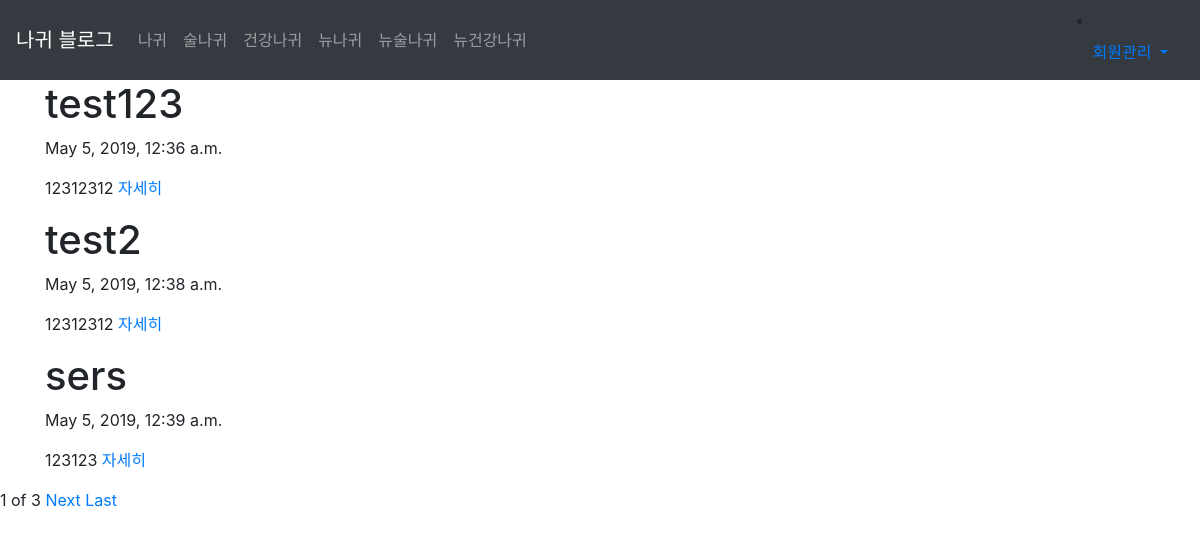
The page /health/ on the database as committed earlier.
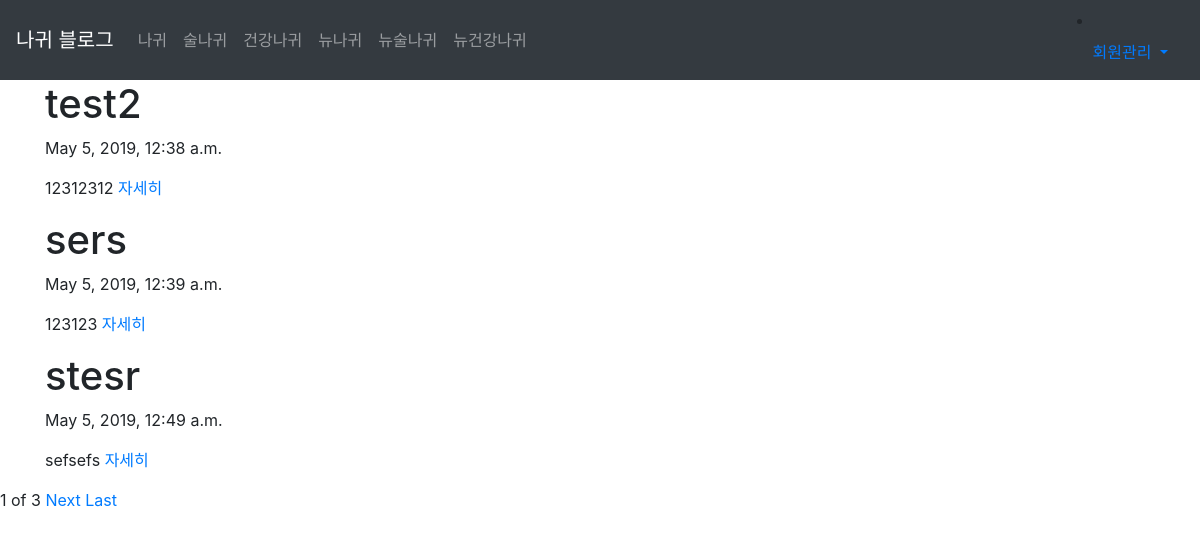
The same page on the database as committed later.
### board/models.py (models this page shows, shortened)
class Health(models.Model):
    title = models.CharField(max_length=50)
    pub_date = models.DateTimeField('date published')
    body = models.TextField()
    name = models.CharField(max_length=50)
    def summary(self):
        return self.body[:30]

### board/views.py (the view)
# urls.py: path('health/', views.health, name = "health"),
def health(request):
    healths = Health.objects
    health_list = Health.objects.all()
    health_paginator = Paginator(health_list,3)
    health_page = request.GET.get('health_page')
    health_posts = health_paginator.get_page(health_page)
    return render(request,'health.html',{'healths':healths,'health_posts':health_posts})

### board/templates/health.html (shortened to what this page needs)
{% extends 'base.html' %}
{% block contents %}
      {% for health in health_posts %}
          <div class="container">
              <h1>{{health.title}}</h1>
              <p>{{health.pub_date}}</p>
              <p>{{health.summary}} <a href="{% url 'board:detail_health' health.id %}">자세히</a></p>
          </div>
      {%endfor%}
      <div class ="contaiver">
        <span>{{health_posts.number}}</span>
        <span>of</span>
        <span>{{health_posts.paginator.num_pages}}</span>
        {%if health_posts.has_next%}
        <a href="?health_page={{health_posts.next_page_number}}">Next</a>
        <a href="?health_page={{health_posts.paginator.num_pages}}">Last</a>
        {%endif%}
      </div>
{% endblock %}

Rows that differ between the two databases and show on the page:
removed Health: title "test123", pub_date "May 5, 2019, 12:36 a.m.", summary "12312312"
now on this page (row unchanged): Health: title "stesr", pub_date "May 5, 2019, 12:49 a.m.", summary "sefsefs"
